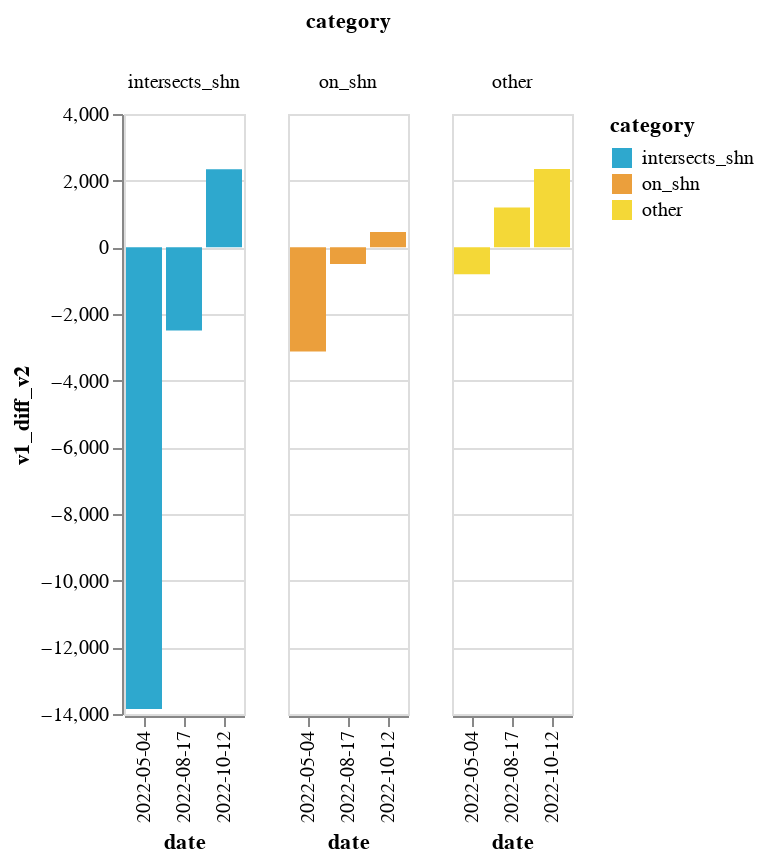

Here is the notebook cell this chart was saved with:
### Code cell
chart = (alt.Chart(comparison)
         .mark_bar()
         .encode(
             x="date:N",
             y="v1_diff_v2:Q",
             column = alt.Column("category:N"),
             color = alt.Color("category:N", 
                               scale = alt.Scale(
                                   range=cp.CALITP_CATEGORY_BRIGHT_COLORS)
                              ),
         )
        )
chart

### Figure 1 — Vega-Lite specification as saved in the notebook (floating-point values rounded to 4 significant figures)
{"config": {"view": {"continuousWidth": 400, "continuousHeight": 300}}, "data": {"name": "data-28b2cbb6d5a76f68f9f7fd79902f5074"}, "mark": "bar", "encoding": {"color": {"field": "category", "scale": {"range": ["#2EA8CE", "#EB9F3C", "#F4D837", "#51BF9D", "#8CBCCB", "#9487C0"]}, "type": "nominal"}, "column": {"field": "category", "type": "nominal"}, "x": {"field": "date", "type": "nominal"}, "y": {"field": "v1_diff_v2", "type": "quantitative"}}, "$schema": "https://vega.github.io/schema/vega-lite/v4.17.0.json", "datasets": {"data-28b2cbb6d5a76f68f9f7fd79902f5074": [{"category": "intersects_shn", "v1_service_hours": 52310.0, "date": "2022-05-04", "v2_service_hours": 66160.0, "v1_diff_v2": -13850.0}, {"category": "on_shn", "v1_service_hours": 15520.0, "date": "2022-05-04", "v2_service_hours": 18640.0, "v1_diff_v2": -3124.0}, {"category": "other", "v1_service_hours": 29510.0, "date": "2022-05-04", "v2_service_hours": 30320.0, "v1_diff_v2": -805.8}, {"category": "intersects_shn", "v1_service_hours": 54090.0, "date": "2022-08-17", "v2_service_hours": 56580.0, "v1_diff_v2": -2495.0}, {"category": "on_shn", "v1_service_hours": 15380.0, "date": "2022-08-17", "v2_service_hours": 15880.0, "v1_diff_v2": -501.9}, {"category": "other", "v1_service_hours": 26290.0, "date": "2022-08-17", "v2_service_hours": 25090.0, "v1_diff_v2": 1197.0}, {"category": "intersects_shn", "v1_service_hours": 62630.0, "date": "2022-10-12", "v2_service_hours": 60290.0, "v1_diff_v2": 2342.0}, {"category": "on_shn", "v1_service_hours": 16100.0, "date": "2022-10-12", "v2_service_hours": 15640.0, "v1_diff_v2": 457.6}, {"category": "other", "v1_service_hours": 29110.0, "date": "2022-10-12", "v2_service_hours": 26760.0, "v1_diff_v2": 2351.0}]}}
